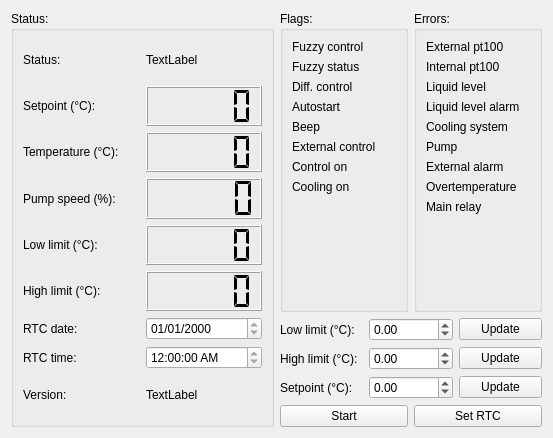
<?xml version="1.0" encoding="UTF-8"?>
<ui version="4.0">
 <class>Form</class>
 <widget class="QWidget" name="Form">
  <property name="geometry">
   <rect>
    <x>0</x>
    <y>0</y>
    <width>553</width>
    <height>438</height>
   </rect>
  </property>
  <property name="windowTitle">
   <string>Temperature controller</string>
  </property>
  <property name="windowIcon">
   <iconset resource="../../../resource/icons/icons.qrc">
    <normaloff>:/icons/circulator.svg</normaloff>:/icons/circulator.svg</iconset>
  </property>
  <layout class="QHBoxLayout" name="horizontalLayout">
   <item>
    <widget class="QGroupBox" name="groupBox">
     <property name="title">
      <string>Status:</string>
     </property>
     <layout class="QGridLayout" name="gridLayout_3">
      <item row="0" column="0">
       <widget class="QLabel" name="label_5">
        <property name="text">
         <string>Status:</string>
        </property>
       </widget>
      </item>
      <item row="0" column="1">
       <widget class="QLabel" name="statusLabel">
        <property name="text">
         <string>TextLabel</string>
        </property>
       </widget>
      </item>
      <item row="1" column="0">
       <widget class="QLabel" name="label">
        <property name="text">
         <string>Setpoint (°C):</string>
        </property>
       </widget>
      </item>
      <item row="1" column="1">
       <widget class="QLCDNumber" name="setpointLcdNumber">
        <property name="sizePolicy">
         <sizepolicy hsizetype="Minimum" vsizetype="Minimum">
          <horstretch>0</horstretch>
          <verstretch>0</verstretch>
         </sizepolicy>
        </property>
        <property name="segmentStyle">
         <enum>QLCDNumber::Flat</enum>
        </property>
       </widget>
      </item>
      <item row="2" column="0">
       <widget class="QLabel" name="label_2">
        <property name="text">
         <string>Temperature (°C):</string>
        </property>
       </widget>
      </item>
      <item row="2" column="1">
       <widget class="QLCDNumber" name="temperatureLcdNumber">
        <property name="segmentStyle">
         <enum>QLCDNumber::Flat</enum>
        </property>
       </widget>
      </item>
      <item row="3" column="0">
       <widget class="QLabel" name="label_15">
        <property name="text">
         <string>Pump speed (%):</string>
        </property>
       </widget>
      </item>
      <item row="3" column="1">
       <widget class="QLCDNumber" name="pumpSpeedLcdNumber">
        <property name="segmentStyle">
         <enum>QLCDNumber::Flat</enum>
        </property>
       </widget>
      </item>
      <item row="4" column="0">
       <widget class="QLabel" name="label_16">
        <property name="text">
         <string>Low limit (°C):</string>
        </property>
       </widget>
      </item>
      <item row="4" column="1">
       <widget class="QLCDNumber" name="lowLimitLcdNumber">
        <property name="segmentStyle">
         <enum>QLCDNumber::Flat</enum>
        </property>
       </widget>
      </item>
      <item row="5" column="0">
       <widget class="QLabel" name="label_17">
        <property name="text">
         <string>High limit (°C):</string>
        </property>
       </widget>
      </item>
      <item row="5" column="1">
       <widget class="QLCDNumber" name="highLimitLcdNumber">
        <property name="segmentStyle">
         <enum>QLCDNumber::Flat</enum>
        </property>
       </widget>
      </item>
      <item row="6" column="0">
       <widget class="QLabel" name="label_13">
        <property name="text">
         <string>RTC date:</string>
        </property>
       </widget>
      </item>
      <item row="6" column="1">
       <widget class="QDateEdit" name="rtcDateEdit">
        <property name="toolTip">
         <string>Date shown by the clock in the circulator</string>
        </property>
        <property name="readOnly">
         <bool>true</bool>
        </property>
        <property name="displayFormat">
         <string>dd/MM/yyyy</string>
        </property>
       </widget>
      </item>
      <item row="7" column="0">
       <widget class="QLabel" name="label_14">
        <property name="text">
         <string>RTC time:</string>
        </property>
       </widget>
      </item>
      <item row="7" column="1">
       <widget class="QTimeEdit" name="rtcTimeEdit">
        <property name="toolTip">
         <string>Time shown by the clock in the circulator</string>
        </property>
        <property name="readOnly">
         <bool>true</bool>
        </property>
        <property name="currentSection">
         <enum>QDateTimeEdit::HourSection</enum>
        </property>
        <property name="displayFormat">
         <string>h:mm:ss AP</string>
        </property>
       </widget>
      </item>
      <item row="8" column="0">
       <widget class="QLabel" name="label_3">
        <property name="text">
         <string>Version:</string>
        </property>
       </widget>
      </item>
      <item row="8" column="1">
       <widget class="QLabel" name="firmwareVersionLabel">
        <property name="acceptDrops">
         <bool>false</bool>
        </property>
        <property name="toolTip">
         <string>Firmware version</string>
        </property>
        <property name="text">
         <string>TextLabel</string>
        </property>
       </widget>
      </item>
     </layout>
    </widget>
   </item>
   <item>
    <layout class="QVBoxLayout" name="verticalLayout_2">
     <item>
      <layout class="QHBoxLayout" name="horizontalLayout_2">
       <item>
        <widget class="QGroupBox" name="groupBox_4">
         <property name="title">
          <string>Flags:</string>
         </property>
         <layout class="QVBoxLayout" name="verticalLayout_3">
          <item>
           <widget class="QLabel" name="fuzzyControlStatusFlag">
            <property name="text">
             <string>Fuzzy control</string>
            </property>
           </widget>
          </item>
          <item>
           <widget class="QLabel" name="fuzzyStatusStatusFlag">
            <property name="text">
             <string>Fuzzy status</string>
            </property>
           </widget>
          </item>
          <item>
           <widget class="QLabel" name="diffControlStatusFlag">
            <property name="text">
             <string>Diff. control</string>
            </property>
           </widget>
          </item>
          <item>
           <widget class="QLabel" name="autostartStatusFlag">
            <property name="text">
             <string>Autostart</string>
            </property>
           </widget>
          </item>
          <item>
           <widget class="QLabel" name="beepStatusFlag">
            <property name="text">
             <string>Beep</string>
            </property>
           </widget>
          </item>
          <item>
           <widget class="QLabel" name="externalControlStatusFlag">
            <property name="text">
             <string>External control</string>
            </property>
           </widget>
          </item>
          <item>
           <widget class="QLabel" name="temperatureControlFlag">
            <property name="text">
             <string>Control on</string>
            </property>
           </widget>
          </item>
          <item>
           <widget class="QLabel" name="coolingOnStatusFlag">
            <property name="text">
             <string>Cooling on</string>
            </property>
           </widget>
          </item>
          <item>
           <spacer name="verticalSpacer_2">
            <property name="orientation">
             <enum>Qt::Vertical</enum>
            </property>
            <property name="sizeHint" stdset="0">
             <size>
              <width>0</width>
              <height>0</height>
             </size>
            </property>
           </spacer>
          </item>
         </layout>
        </widget>
       </item>
       <item>
        <widget class="QGroupBox" name="groupBox_3">
         <property name="title">
          <string>Errors:</string>
         </property>
         <layout class="QGridLayout" name="gridLayout">
          <item row="0" column="0">
           <widget class="QLabel" name="externalPt100ErrorFlag">
            <property name="text">
             <string>External pt100</string>
            </property>
           </widget>
          </item>
          <item row="4" column="0">
           <widget class="QLabel" name="coolingSystemErrorFlag">
            <property name="text">
             <string>Cooling system</string>
            </property>
           </widget>
          </item>
          <item row="3" column="0">
           <widget class="QLabel" name="liquidLevelAlarmErrorFlag">
            <property name="text">
             <string>Liquid level alarm</string>
            </property>
           </widget>
          </item>
          <item row="2" column="0">
           <widget class="QLabel" name="liquidLevelErrorFlag">
            <property name="text">
             <string>Liquid level</string>
            </property>
           </widget>
          </item>
          <item row="1" column="0">
           <widget class="QLabel" name="internalPt100ErrorFlag">
            <property name="text">
             <string>Internal pt100</string>
            </property>
           </widget>
          </item>
          <item row="7" column="0">
           <widget class="QLabel" name="overtemperatureErrorFlag">
            <property name="text">
             <string>Overtemperature</string>
            </property>
           </widget>
          </item>
          <item row="8" column="0">
           <widget class="QLabel" name="mainRelayErrorFlag">
            <property name="text">
             <string>Main relay</string>
            </property>
           </widget>
          </item>
          <item row="6" column="0">
           <widget class="QLabel" name="externalAlarmErrorFlag">
            <property name="text">
             <string>External alarm</string>
            </property>
           </widget>
          </item>
          <item row="5" column="0">
           <widget class="QLabel" name="pumpErrorFlag">
            <property name="text">
             <string>Pump</string>
            </property>
           </widget>
          </item>
          <item row="9" column="0">
           <spacer name="verticalSpacer">
            <property name="orientation">
             <enum>Qt::Vertical</enum>
            </property>
            <property name="sizeHint" stdset="0">
             <size>
              <width>0</width>
              <height>0</height>
             </size>
            </property>
           </spacer>
          </item>
         </layout>
        </widget>
       </item>
      </layout>
     </item>
     <item>
      <layout class="QGridLayout" name="gridLayout_2">
       <item row="0" column="2">
        <widget class="QPushButton" name="updateLowLimitPushButton">
         <property name="statusTip">
          <string>Update the low temperature limit</string>
         </property>
         <property name="text">
          <string>Update</string>
         </property>
         <property name="autoDefault">
          <bool>true</bool>
         </property>
        </widget>
       </item>
       <item row="1" column="2">
        <widget class="QPushButton" name="updateHighLimitPushButton">
         <property name="statusTip">
          <string>Update the high temperature limit</string>
         </property>
         <property name="text">
          <string>Update</string>
         </property>
         <property name="autoDefault">
          <bool>true</bool>
         </property>
        </widget>
       </item>
       <item row="2" column="2">
        <widget class="QPushButton" name="updateSetPointPushButton">
         <property name="statusTip">
          <string>Update the setpoint</string>
         </property>
         <property name="text">
          <string>Update</string>
         </property>
         <property name="autoDefault">
          <bool>true</bool>
         </property>
        </widget>
       </item>
       <item row="0" column="1">
        <widget class="QDoubleSpinBox" name="lowLimitDoubleSpinBox">
         <property name="statusTip">
          <string>Low temperature limit: if this is reached, an alert is generated and the circulator will be shut down</string>
         </property>
         <property name="minimum">
          <double>-300.000000000000000</double>
         </property>
         <property name="maximum">
          <double>1000.000000000000000</double>
         </property>
        </widget>
       </item>
       <item row="1" column="0">
        <widget class="QLabel" name="label_8">
         <property name="text">
          <string>High limit (°C):</string>
         </property>
        </widget>
       </item>
       <item row="2" column="1">
        <widget class="QDoubleSpinBox" name="setPointDoubleSpinBox">
         <property name="whatsThis">
          <string>The temperature to aim at</string>
         </property>
         <property name="minimum">
          <double>-300.000000000000000</double>
         </property>
         <property name="maximum">
          <double>1000.000000000000000</double>
         </property>
        </widget>
       </item>
       <item row="0" column="0">
        <widget class="QLabel" name="label_7">
         <property name="text">
          <string>Low limit (°C):</string>
         </property>
        </widget>
       </item>
       <item row="1" column="1">
        <widget class="QDoubleSpinBox" name="highLimitDoubleSpinBox">
         <property name="statusTip">
          <string>High temperature limit: if this is reached, an alert is generated and the circulator will be shut down</string>
         </property>
         <property name="minimum">
          <double>-300.000000000000000</double>
         </property>
         <property name="maximum">
          <double>1000.000000000000000</double>
         </property>
        </widget>
       </item>
       <item row="2" column="0">
        <widget class="QLabel" name="label_6">
         <property name="text">
          <string>Setpoint (°C):</string>
         </property>
        </widget>
       </item>
       <item row="3" column="0" colspan="3">
        <layout class="QHBoxLayout" name="horizontalLayout_3">
         <item>
          <widget class="QPushButton" name="startStopPushButton">
           <property name="statusTip">
            <string>Start/stop the pump</string>
           </property>
           <property name="text">
            <string>Start</string>
           </property>
           <property name="icon">
            <iconset theme="system-run">
             <normaloff>../../../qtgui/devices/circulator</normaloff>../../../qtgui/devices/circulator</iconset>
           </property>
          </widget>
         </item>
         <item>
          <widget class="QPushButton" name="updateRTCPushButton">
           <property name="statusTip">
            <string>Set the real time clock in the device to the current date and time</string>
           </property>
           <property name="text">
            <string>Set RTC</string>
           </property>
          </widget>
         </item>
        </layout>
       </item>
      </layout>
     </item>
    </layout>
   </item>
  </layout>
 </widget>
 <tabstops>
  <tabstop>rtcDateEdit</tabstop>
  <tabstop>rtcTimeEdit</tabstop>
  <tabstop>lowLimitDoubleSpinBox</tabstop>
  <tabstop>updateLowLimitPushButton</tabstop>
  <tabstop>highLimitDoubleSpinBox</tabstop>
  <tabstop>updateHighLimitPushButton</tabstop>
  <tabstop>setPointDoubleSpinBox</tabstop>
  <tabstop>updateSetPointPushButton</tabstop>
  <tabstop>startStopPushButton</tabstop>
  <tabstop>updateRTCPushButton</tabstop>
 </tabstops>
 <resources>
  <include location="../../../resource/icons/icons.qrc"/>
 </resources>
 <connections/>
</ui>
